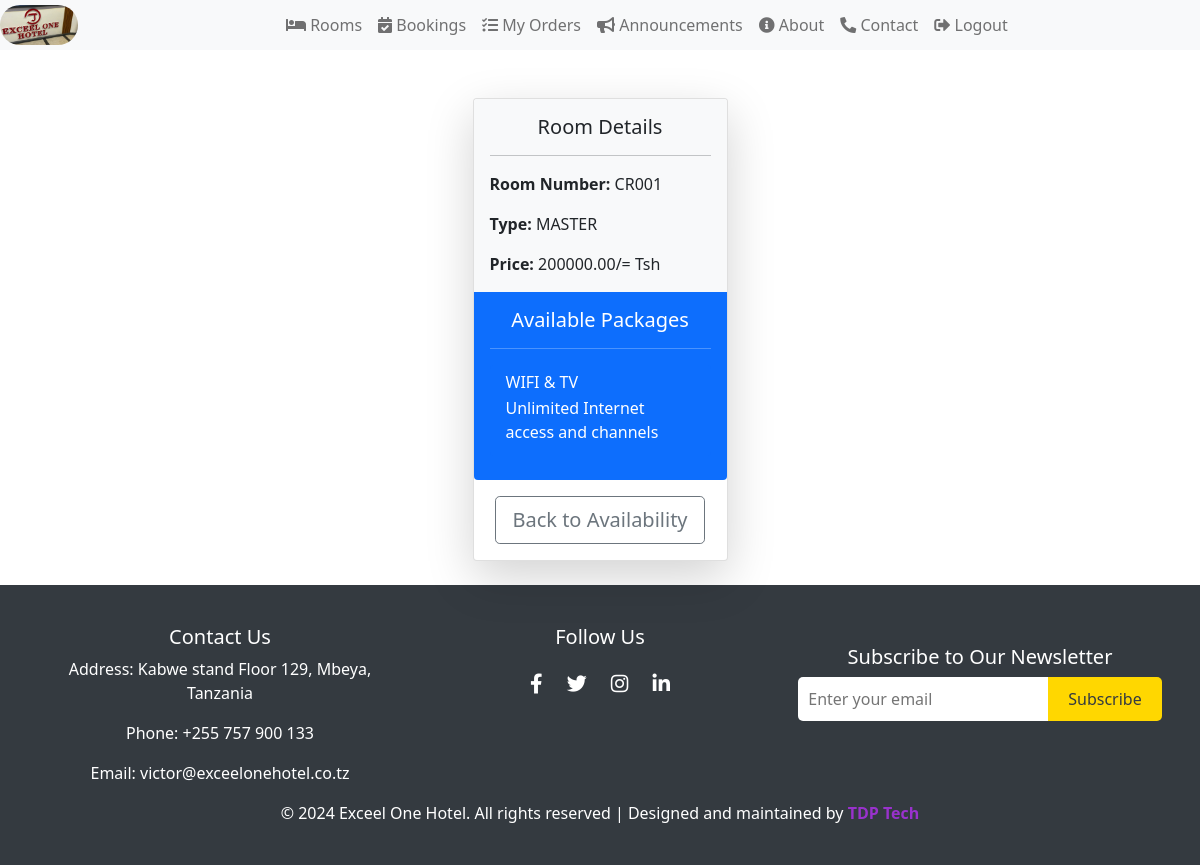
The page /Room/room/4/packages/ (signed in) on the database as committed earlier.
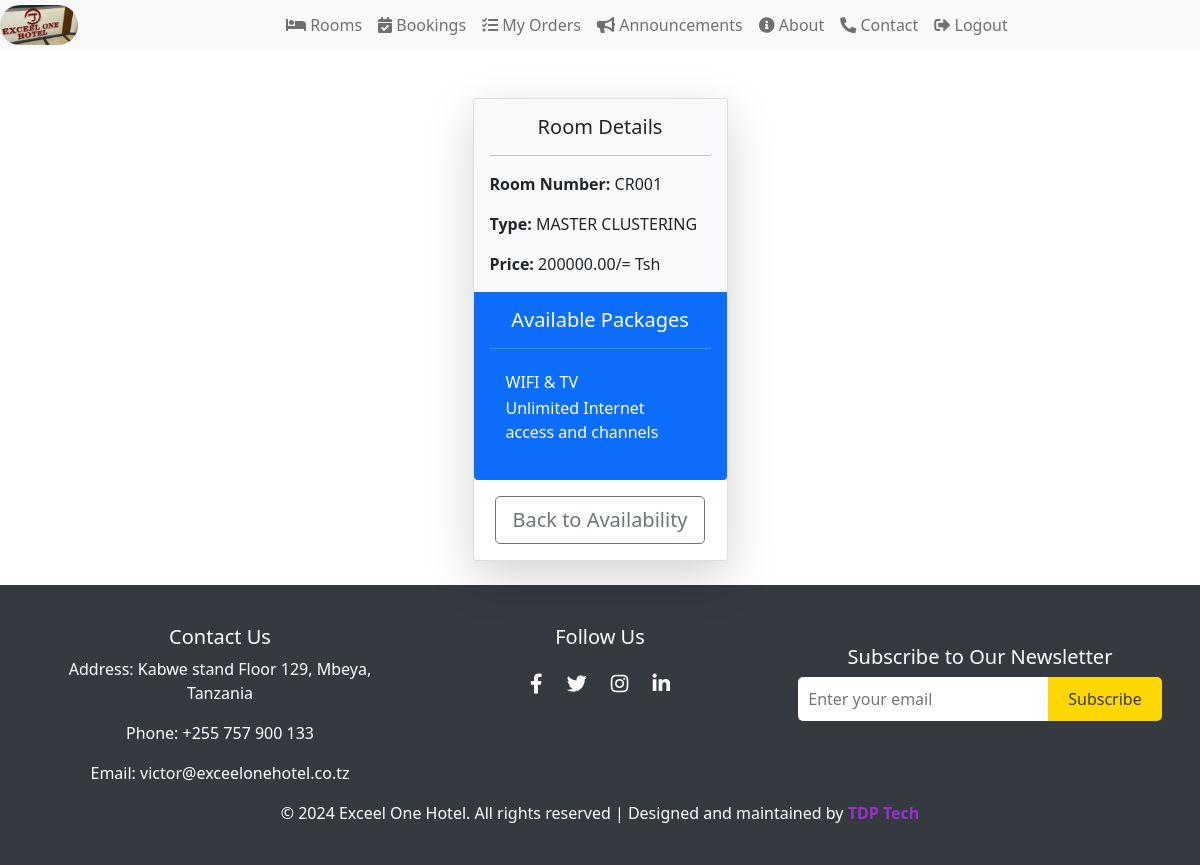
The same page on the database as committed later.
### RoomBookingApp/models.py (models this page shows, shortened)
class Room(models.Model):
    room_number = models.CharField(max_length=50, unique=True)
    room_type = models.CharField(max_length=100)
    price = models.DecimalField(max_digits=12, decimal_places=2)
    user = models.ForeignKey(User, on_delete=models.CASCADE, related_name='rooms')

### RoomBookingApp/views.py (the view)
# urls.py: path('room/<int:room_id>/packages/', views.room_packages, name='room_packages'),
@login_required
def room_packages(request, room_id):
    room = get_object_or_404(Room, id=room_id)
    packages = room.packages.all()  # Assuming you have related_name='packages' on Package model
    return render(request, 'room_packages.html', {
        'room': room,
        'packages': packages,
    })

### RoomBookingApp/templates/room_packages.html (shortened to what this page needs)
{% extends "base.html" %}
{% block content %}
<div class="container mt-4">
    <div class="row justify-content-center">
        <div class="col-md-3">
            <div class="card shadow-lg rounded">
                <div class="card-body bg-light rounded-top">
                    <h5 class="card-title text-center">Room Details</h5>
                    <hr>
                    <p class="card-text"><strong>Room Number:</strong> {{ room.room_number }}</p>
                    <p class="card-text"><strong>Type:</strong> {{ room.room_type }}</p>
                    <p class="card-text"><strong>Price:</strong> {{ room.price }}/= Tsh</p>
                </div>
                <div class="card-body bg-primary text-white rounded-bottom">
                    <h5 class="card-title text-center">Available Packages</h5>
                    <hr class="bg-white">
                    <div class="list-group">
                        {% for package in packages %}
                        <div class="list-group-item bg-primary text-white border-0 mb-2 rounded">
                            <h6 class="mb-1">{{ package.package_name }}</h6>
                            <p class="mb-1">{{ package.description }}</p>
                        </div>
                        {% empty %}
                        <div class="list-group-item bg-primary text-white border-0 rounded">
                            <p>No packages available for this room.</p>
                        </div>
                        {% endfor %}
                    </div>
                </div>
                <div class="card-body text-center">
                    <a href="{% url 'check_availability' %}" class="btn btn-outline-secondary btn-lg">Back to
                        Availability</a>
                </div>
            </div>
        </div>
    </div>
</div>
{% endblock %}

Rows that differ between the two databases and show on the page:
changed Room "CR001": room_type "MASTER" → "MASTER CLUSTERING"
